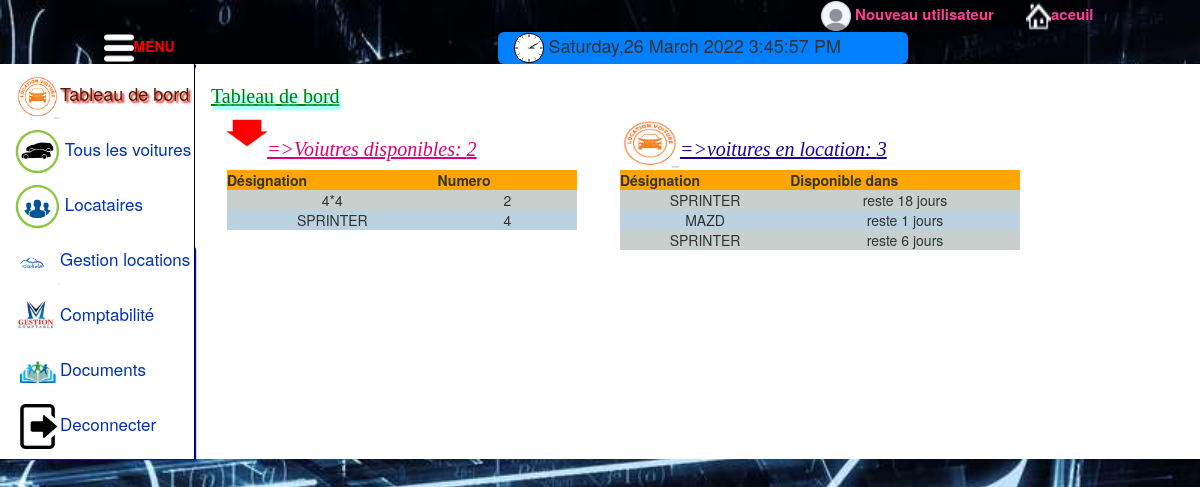
/bord.php (signed in), run on the app's committed database.
### tables this page shows
CREATE TABLE IF NOT EXISTS `voiture` (
  `numero` int(11) NOT NULL AUTO_INCREMENT,
  `designation` varchar(30) DEFAULT NULL,
  `loyer_journalier` int(11) DEFAULT NULL,
  `photos` varchar(20) DEFAULT NULL,
  `state` varchar(10) DEFAULT NULL,
  PRIMARY KEY (`numero`)
);

CREATE TABLE IF NOT EXISTS `location` (
  `numlocation` int(11) NOT NULL AUTO_INCREMENT,
  `numcli` int(11) DEFAULT NULL,
  `numvoiture` int(11) DEFAULT NULL,
  `dateDepart` timestamp NULL DEFAULT NULL,
  `dateDarrive` timestamp NULL DEFAULT NULL,
  `nbjours` int(11) DEFAULT NULL,
  `montant` double DEFAULT NULL,
  `disonibility` varchar(15) DEFAULT NULL,
  PRIMARY KEY (`numlocation`)
);

### bord.php (the view, shortened to what this page needs)
<?php
  if (!isset($_SESSION['name']))
 {
   echo "<script>location.href='index.php'</script>";
 }
else{
?>
<!DOCTYPE html>
<html>
<head>
	<link rel="stylesheet" type="text/css" href="css/bootstrap.min.css">
	<link rel="stylesheet" type="text/css" href="css/bootstrap.css">
	<link rel="stylesheet" type="text/css" href="style.css">
</head>
<body>
<div class="row">
	<div class="col-md-2 col-md-push-10">
		<a href="aceuil2..php" style="text-decoration: none;font-size: 15px;color: #FD3F92;">
		<img src="image/maison.png" width="25" height="30"><strong>aceuil</strong>
	    </a></div>
	 <div class="col-md-2 col-md-push-6">
	 	<img src="sary/avatar.png" width="30" height="30">
	 	<a href="nuwUser.php" style="text-decoration: none;font-size: 15px;color: #FD3F92;"><strong>Nouveau utilisateur</strong></a></div>
</div>
<div class="row">
	<div class="col-md-2 col-md-push-1 okay">
		<a href="aceuil1.php" style="text-decoration: none;cursor: pointer;color: red;">
			<img src="sary/menumobile.png" width="30" height="30"><strong>MENU</strong></a>
	</div>
    <div class="col-md-4 col-md-push-3" id="montre" style="font-size: 18px;">
    	<img src="image/montre.GIF" width="30" height="30" style="left: 3px;">
    	<?php
    	echo date('l,j F Y');
        include('connection.php');
      ?>
    	<span id="date"></span>
	</div>
</div>
<div class="container-fluid" style="background-color:white;" id="page3">
  <div class="a2" style="width: 180px;">
    <h5 id="h3" style="color: #3F2204;text-shadow: 2px 2px 2px #ED0000;font-size: 18px"><img src="sary/disponible.png" width="45" height="45">Tableau de bord</h5>
  	<h5 style="font-size: 17px;" id="h5"><a href="aceuil.php" style="color: #0131B4;cursor: pointer;text-decoration: none;"> <img src="sary/vehicule.png" width="45" height="45"> Tous les voitures</a></h5>
  	<h5 style="font-size: 17px;" id="h5"><a href="insertLocataire.php" style="color: #0131B4;cursor: pointer;text-decoration: none;"><img src="sary/reservation-car.png" width="45" height="45"> Locataires</a> </h5>
  	<h5 style="font-size: 17px;" id="h5"><a href="location.php" style="cursor: pointer; color: #0131B4; text-decoration: none; height: 50px"><img src="sary/louer.png" width="45" height="45">Gestion locations</a></h5>
  	<h5 style="font-size: 17px;" id="h5"><a style="cursor: pointer; color: #0131B4; text-decoration: none; height: 50px"><img src="sary/images1.jpg" width="45" height="45"><a href="comptabilite.php" style="cursor: pointer; color: #0131B4; text-decoration: none; height: 50px">Comptabilité</a></h>
  	<h5 style="font-size: 17px;" id="h5"><a href="document.php" style="cursor: pointer; color: #0131B4; text-decoration: none; height: 50px"><img src="sary/document2.jpg" width="45" height="45">Documents</a></h5>
    <h5 style="font-size: 17px;" id="h5"><a href="aceuil2.php" style="cursor: pointer; color: #0131B4; text-decoration: none; height: 50px"><img src="sary/disconnect.png" width="45" height="45">Deconnecter</a></h5>
  </div>
  <div class="col-sm-10" id="Ajouter" style="background-color: white;display: block;">
  <h1 style="text-align: left;color: green">Tableau de bord</h1>
 <div class="col-sm-5">
 	<img src="sary/bas.GIF" width="40" height="30" style="float: left;">
 	<h3 id="list_voiture" style="font-style: italic;text-decoration: underline;  font-size: 20px;font-family: 'Lucida Handwriting'; color: #DB0073;">=>Voiutres disponibles:
 		<?php
 		$nombre=$bdd->query("SELECT * from voiture where state='ok'");
 		$nombre1=$nombre->rowCount();
 		echo $nombre1;
 		?></h3>
 		<table class="table1" style="border-collapse: collapse;text-align: center; width: 350px;">
      <tr>
        <th>Désignation</th>
        <th>Numero</th>
      </tr>
 		<?php
 		while ($nombre2=$nombre->fetch())
 		{
 			echo "<tr class='okay'><td>".$nombre2["designation"]."</td>";
 			echo "<td>".$nombre2["numero"]."</td></tr>";
 		}
 		?>
 	</table>
 </div>
<div class="col-sm-7">
	<img src="sary/disponible.png" width="60" height="50" style="float:left;">
	<h3 id="list_voiture" style="font-style: italic;text-decoration: underline;font-family: 'Lucida Handwriting'; color: #1B019B; font-size: 20px;">=>voitures en location:
		<?php
		$nombre3=$bdd->query("SELECT *from voiture where state='ko'");
 		$dispo=$nombre3->rowCount();
 		echo $dispo;
		?></h3>
		<table class="table1" style="border-collapse: collapse;text-align: center; width: 400px;">
      <tr>
        <th>Désignation</th>
        <th>Disponible dans</th>
      </tr>
 		<?php
 		 function datediff( $date2,$date1)
                 {
                   $diff=abs($date2-$date1);
                   $retour=array();
                   $tmp=$diff;
                   $retour['second']=$tmp % 60;
                   $tmp=floor(($tmp-$retour['second'])/60);
                   $retour['munite']=$tmp %24;
                   $tmp=floor(($tmp-$retour['munite'])/60);
                 $retour['hour']=$tmp% 24;
                 $tmp=floor(($tmp-$retour['hour'])/24);
                 $retour['day']=$tmp;
                 return $retour;
                 }
 		$list=$bdd->query("SELECT location.dateDarrive as date2,voiture.designation as libelle,voiture.numero from location,voiture where location.numvoiture=voiture.numero and location.disonibility='okay'");
 		while ($listFetch=$list->fetch())
 		 {
 			echo "<tr class='okay'><td>".$listFetch['libelle']."</td>";
 			$date=$listFetch['date2'];
                $now =time();
                 $rendre_time=strtotime($date);
                 if($now<$rendre_time)
                 {
                    $maj=datediff($rendre_time,$now);
                 echo "<td>reste ".$maj['day']." jours </td></tr>";
                 }
                 else {
                  echo "<td>date expiré</td></tr>";
                 }
 		}
 		?>
 	</table>
 </div>
  </div>
</body>
</html>
<?php
}
?>

### style.css (style rules this page uses)
html,body { background-image: url(image/SaryMath.jpg); background-size:cover; background-attachment: fixed; }
h1 { text-align:center; font-size: 20px; font-family: Consolas; color: #370028; text-shadow: 2px 3px 3px rgb(85, 255, 255); text-decoration: underline; }
div.a2 { float: left; left: 20%; width: 25%; border-right: 1px solid black; box-shadow: 1px 1px 1px blue; }
#montre { background-color: #007FFF; }
[class*="col-"] { border: 1px solid transparent; border-radius: 6px; }
table.table1 tr:nth-child(odd) { background-color: #BBD2E1; text-align: center; }
table.table1 tr:nth-child(even) { background-color:#C7D0CC; text-align: center; }
table.table1 tr:nth-child(1) { background-color:orange; }

### data on the page
voiture: designation "4*4", numero "2"
voiture: designation "SPRINTER", numero "4"
location: voiture.designation "SPRINTER", dateDarrive "18"
location: voiture.designation "MAZD", dateDarrive "1"
location: voiture.designation "SPRINTER", dateDarrive "6"

### other printed values
$nombre1 "2"
$dispo "3"
